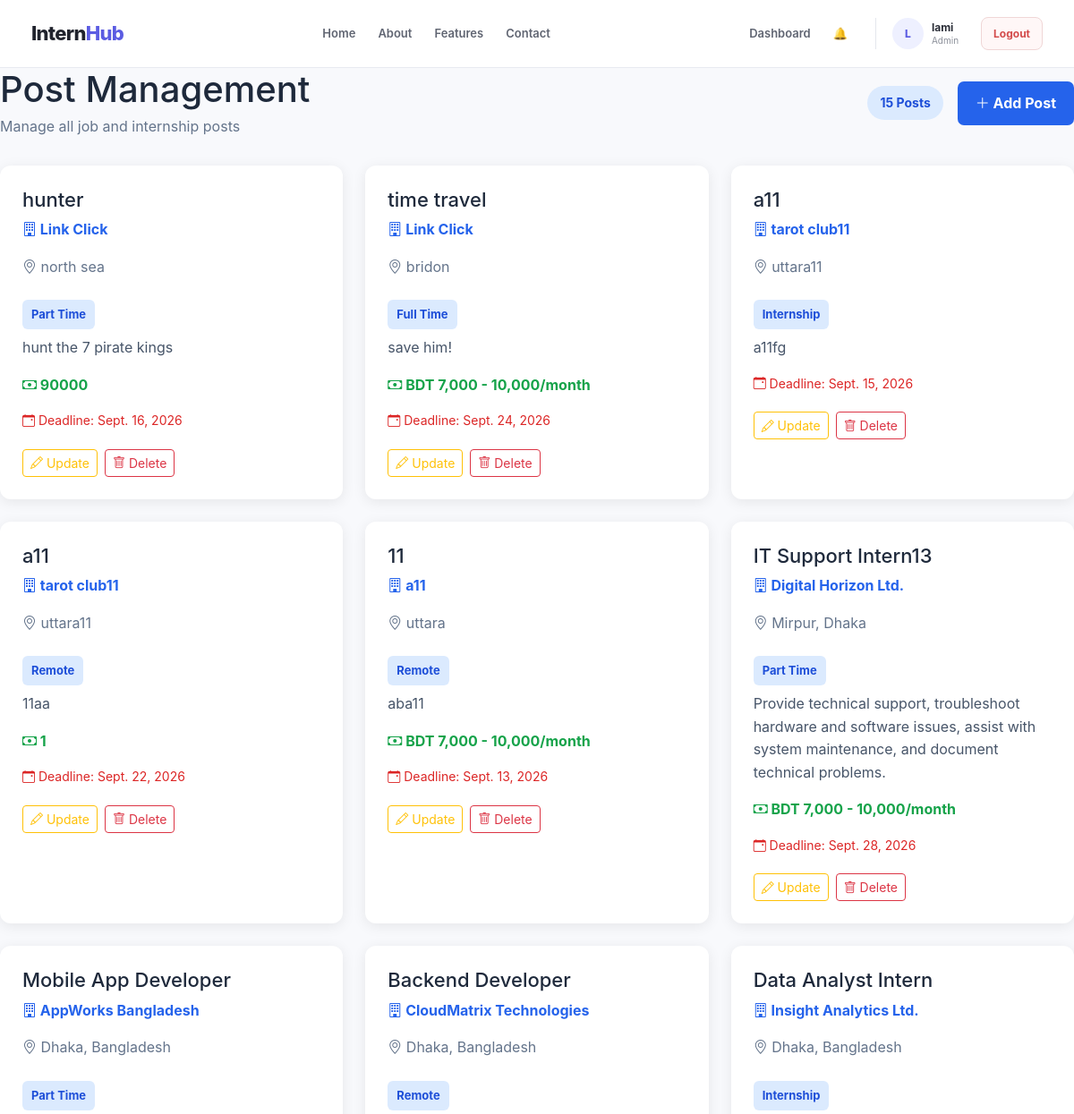
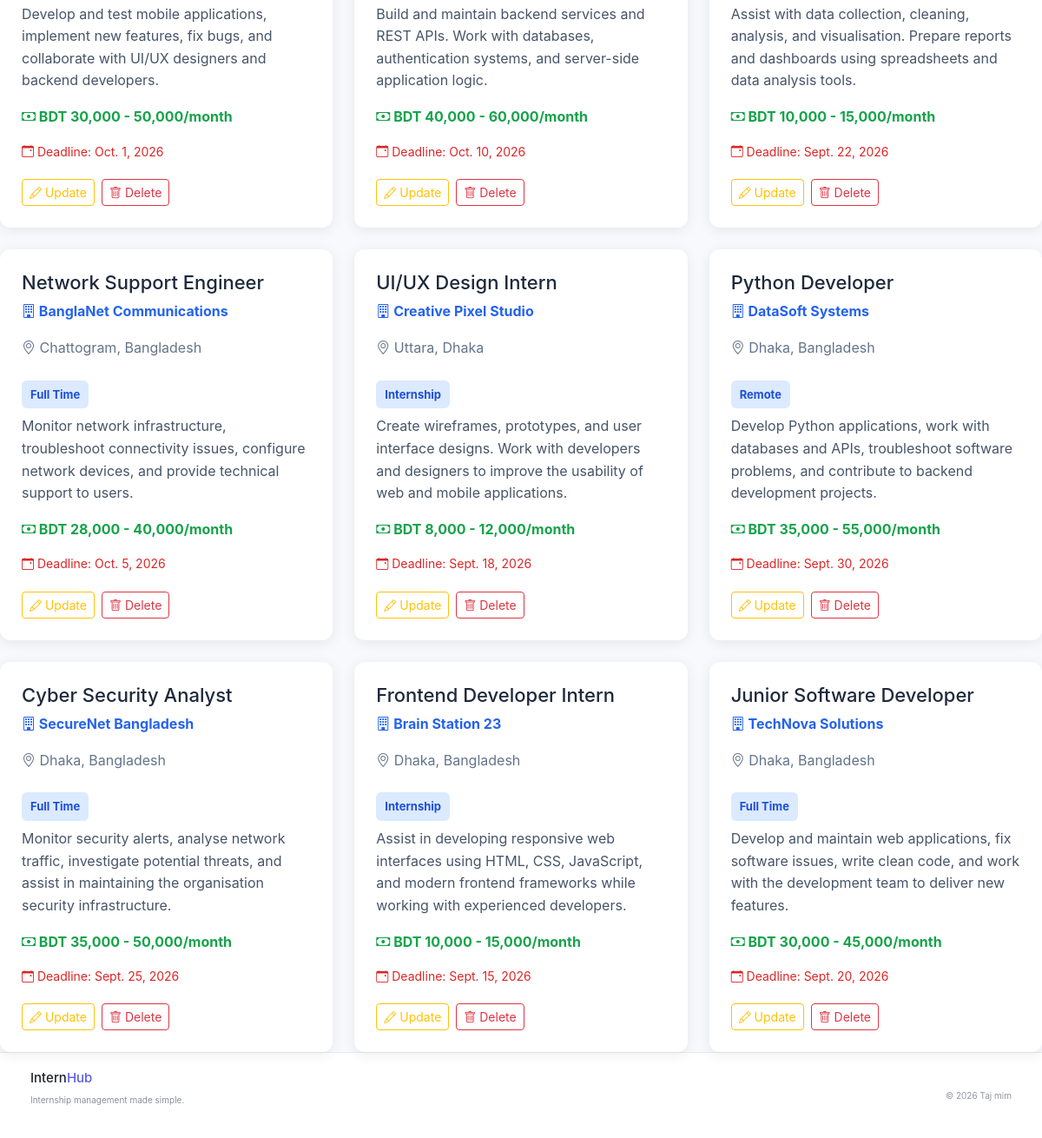
The app's page /CRUD_post/ (signed in), older data (2 pictures, top to bottom).
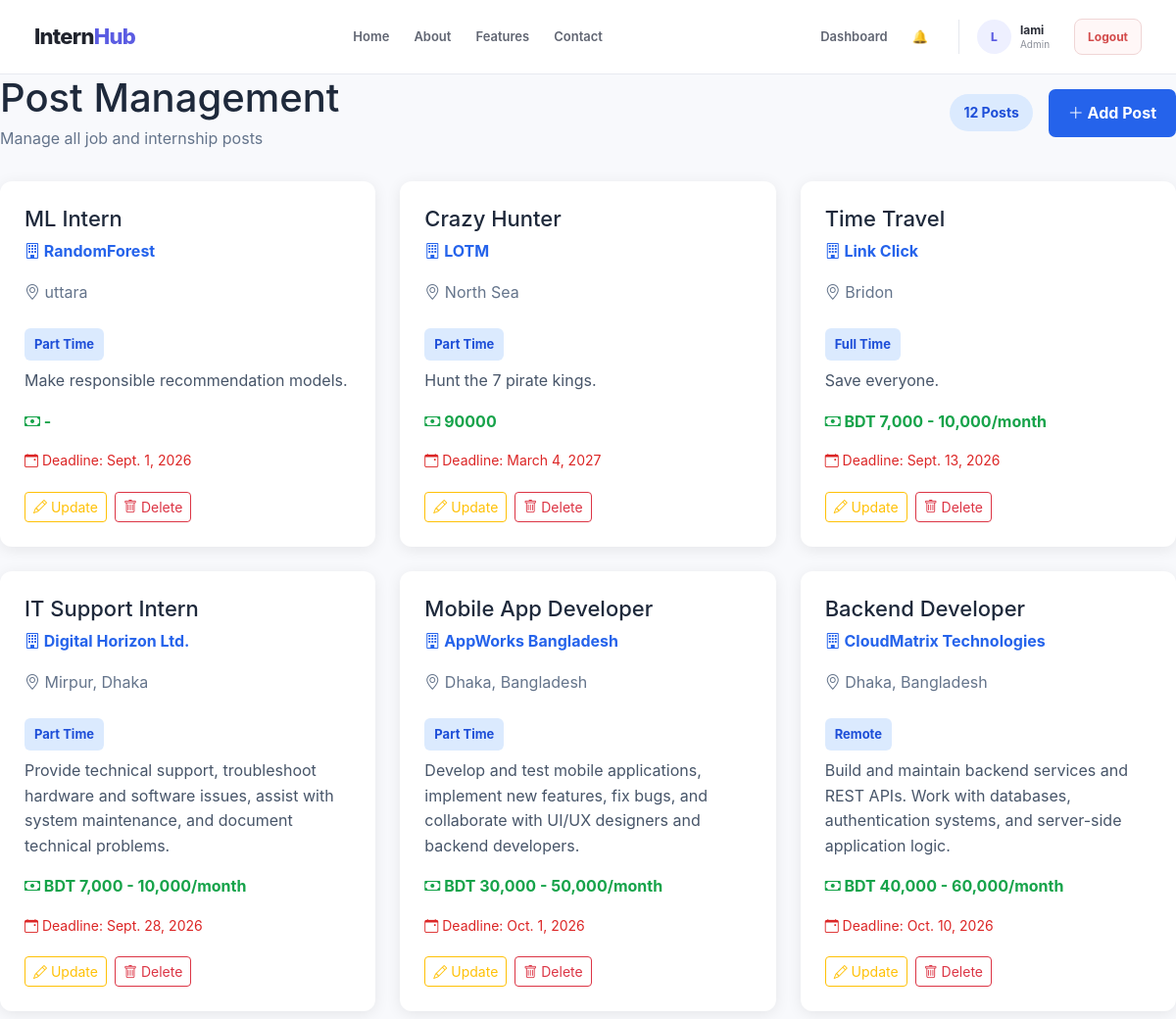
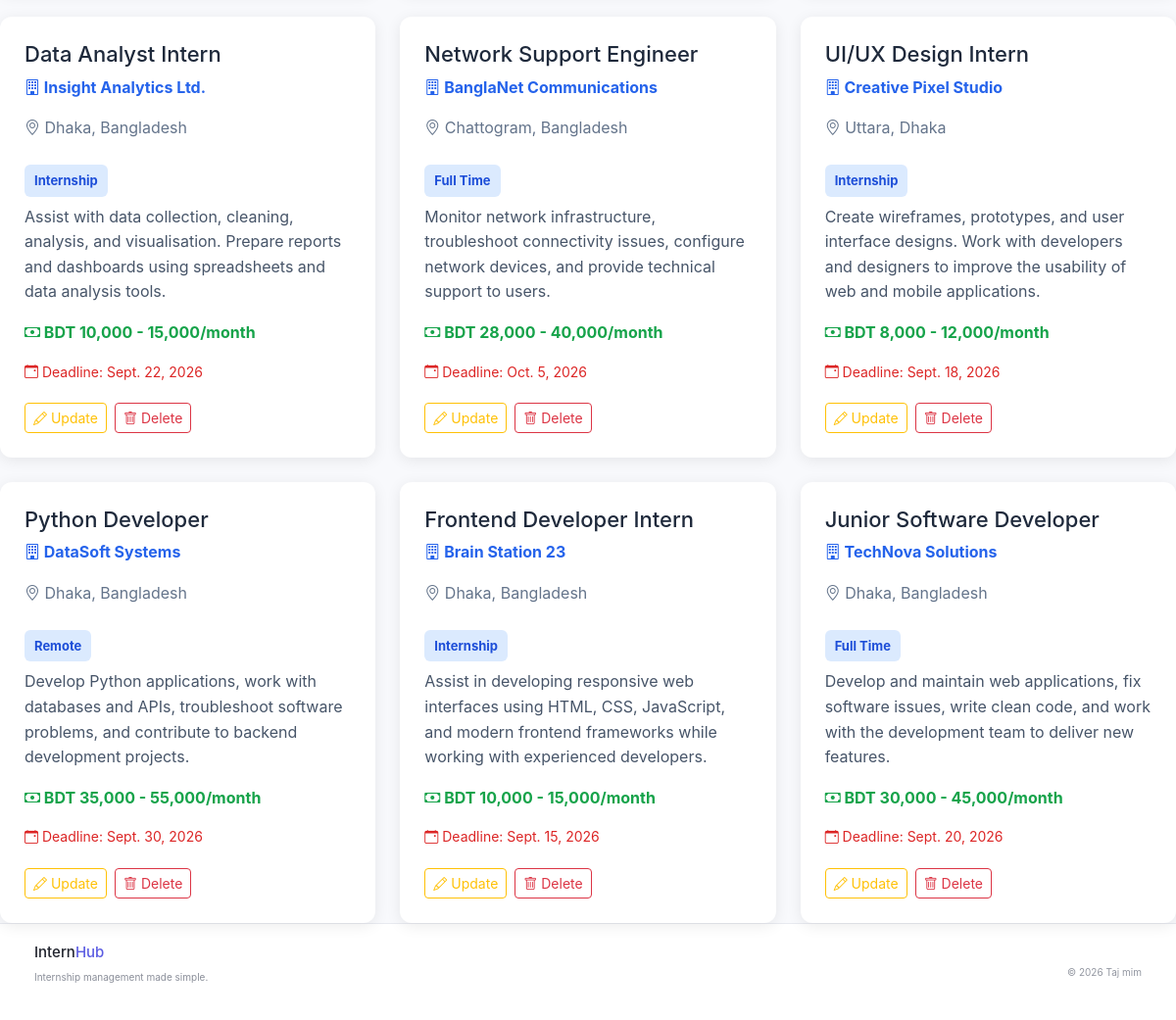
The same page, newer data (2 pictures, top to bottom).
### opportunity_portal/models.py (models this page shows, shortened)
class Job(models.Model):
    JOB_TYPE_CHOICES = (
        ('Full Time', 'Full Time'),
        ('Part Time', 'Part Time'),
        ('Internship', 'Internship'),
        ('Remote', 'Remote'),
    )
    title = models.CharField(max_length=200)
    organization = models.CharField(max_length=200)
    description = models.TextField()
    location = models.CharField(max_length=200)
    job_type = models.CharField(
        max_length=50,
        choices=JOB_TYPE_CHOICES
    )
    salary = models.CharField(
        max_length=100,
        blank=True
    )
    deadline = models.DateField()
    created_at = models.DateTimeField(
        auto_now_add=True
    )

### internship/views.py (the view)
# urls.py: path("CRUD_post/", views.CRUD_post, name="CRUD_post"),
@login_required
def CRUD_post(request):
    if request.user.role != User.Role.ADMIN:
        return redirect("dashboard")
    posts = Job.objects.all().order_by("-created_at")
    return render(
        request,
        "CRUD_post.html",
        {
            "posts": posts
        }
    )

### accounts/context_processors.py (called while the page is built)
def notifications(request):
    if not request.user.is_authenticated:
        return {
            "unread_notifications_count": 0,
            "nav_notifications": [],
        }
    user_notifications = Notification.objects.filter(
        user=request.user
    )
    return {
        "unread_notifications_count": user_notifications.filter(
            is_read=False
        ).count(),
        "nav_notifications": user_notifications[:5],
    }

### internship/templates/CRUD_post.html (shortened to what this page needs)
{% extends 'accounts/base.html' %}
{% block content %}
<div class="page-container">
<div class="page-header">
    <div>
        <h1 class="page-title">
            Post Management
        </h1>
        <p class="page-subtitle">
            Manage all job and internship posts
        </p>
    </div>
    <div class="d-flex align-items-center gap-3">
        <span class="job-count">
            {{ posts|length }} Posts
        </span>
        <a
            href="{% url 'post_add' %}"
            class="add-btn"
        >
            <i class="bi bi-plus-lg"></i>
            Add Post
        </a>
    </div>
</div>
{% if posts %}
    <div class="job-grid">
        {% for post in posts %}
            <div class="job-card">
                <h2>
                    {{ post.title }}
                </h2>
                <p class="organization">
                    <i class="bi bi-building"></i>
                    {{ post.organization }}
                </p>
                <p class="location">
                    <i class="bi bi-geo-alt"></i>
                    {{ post.location }}
                </p>
                <span class="job-type">
                    {{ post.job_type }}
                </span>
                <p class="description">
                    {{ post.description|truncatewords:30 }}
                </p>
                {% if post.salary %}
                    <p class="salary">
                        <i class="bi bi-cash"></i>
                        {{ post.salary }}
                    </p>
                {% endif %}
                <p class="deadline">
                    <i class="bi bi-calendar-event"></i>
                    Deadline:
                    {{ post.deadline }}
                </p>
                <div class="actions">
                    <a
                        href="{% url 'post_edit' post.id %}"
                        class="btn btn-outline-warning btn-sm"
                    >
                        <i class="bi bi-pencil"></i>
                        Update
                    </a>
                    <form
                        method="POST"
                        action="{% url 'post_delete' post.id %}"
                        class="d-inline"
                    >
                        <button
                            type="submit"
                             class="btn btn-outline-danger btn-sm"
                            onclick="return confirm('Are you sure you want to delete this post?');"
                        >
                            <i class="bi bi-trash"></i>
                            Delete
                        </button>
                    </form>
                </div>
            </div>
        {% endfor %}
    </div>
{% endif %}
</div>
{% endblock %}

Row changes from the older to the newer data that the page shows:
removed Job: title "a11", organization "tarot club11", location "uttara11", job_type "Internship", description "a11fg", deadline "Sept. 15, 2026"
removed Job: title "a11", organization "tarot club11", location "uttara11", job_type "Remote", description "11aa", salary "1", deadline "Sept. 22, 2026"
removed Job: title "11", organization "a11", location "uttara", job_type "Remote", description "aba11", salary "BDT 7,000 - 10,000/month", deadline "Sept. 13, 2026"
removed Job: title "Cyber Security Analyst", organization "SecureNet Bangladesh", location "Dhaka, Bangladesh", job_type "Full Time", description "Monitor security alerts, analyse network traffic, investigate potential threats, and assist in maintaining the organisation security infrastructure.", salary "BDT 35,000 - 50,000/month", deadline "Sept. 25, 2026"
added Job: title "ML Intern", organization "RandomForest", location "uttara", job_type "Part Time", description "Make responsible recommendation models.", salary "-", deadline "Sept. 1, 2026"
changed Job: title "hunter" → "Crazy Hunter"; organization "Link Click" → "LOTM"; location "north sea" → "North Sea"; description "hunt the 7 pirate kings" → "Hunt the 7 pirate kings."; deadline "Sept. 16, 2026" → "March 4, 2027"
changed Job "Link Click": title "time travel" → "Time Travel"; location "bridon" → "Bridon"; description "save him!" → "Save everyone."; deadline "Sept. 24, 2026" → "Sept. 13, 2026"
changed Job "Digital Horizon Ltd.": title "IT Support Intern13" → "IT Support Intern"
Text that changed along with them:
{{ posts|length }}: "15" → "12"
